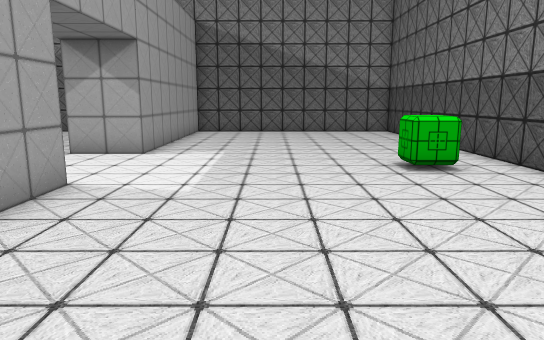
[1] (above)

12 first-person views from a walk through a Unity game level. The camera is 1.4 m above the floor, tilts 10° down and sees 70° across. Doors are open. The floor is counted in squares, 1 m on a side. Each view is taken from the middle of a square. On the plan, view 1 faces up. The plan holds only what a view shows up to about 16 squares ahead; the rest is blank. Some surface patterns are stand-ins.

[2]
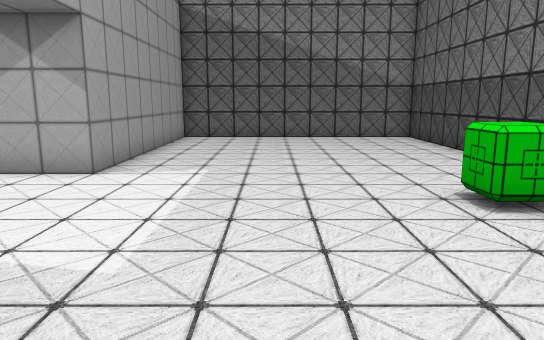

[3]
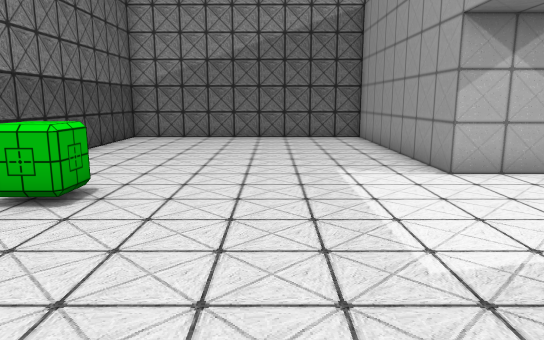

[4]
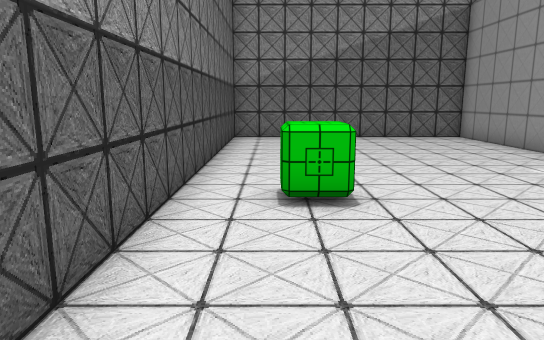

[5]
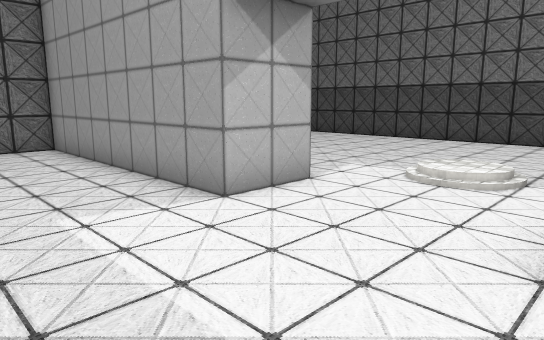

[6]
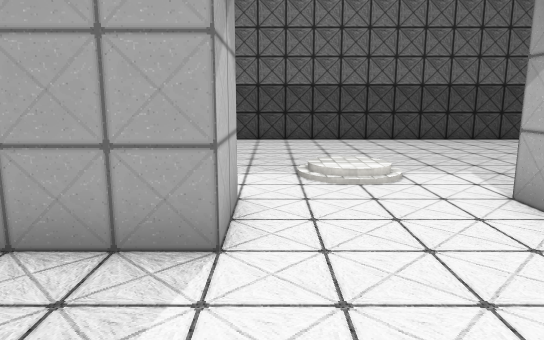

[7]
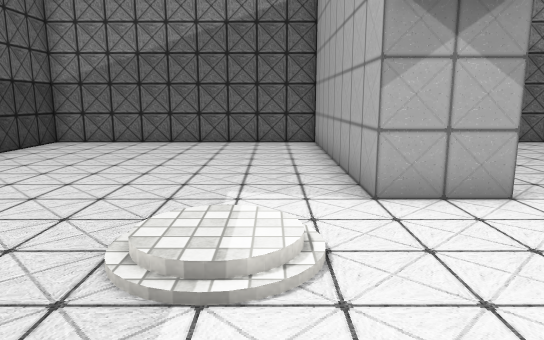

[8]
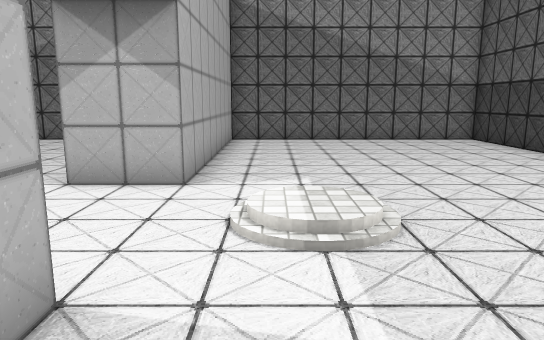

[9]
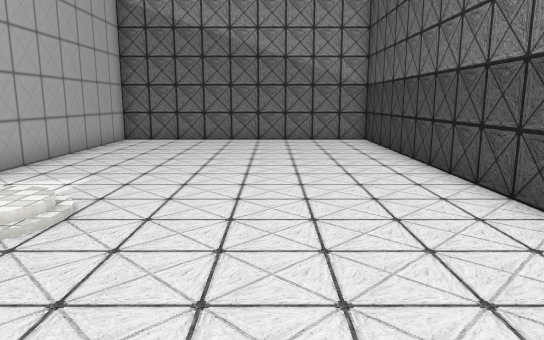

[10]
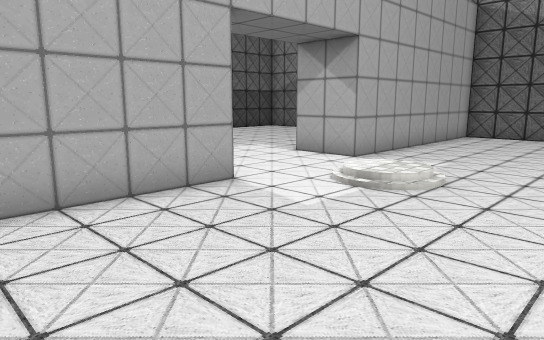

[11]
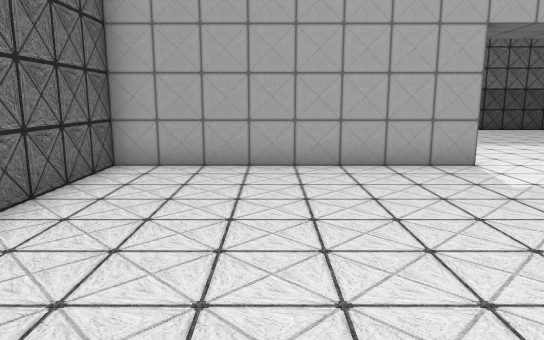

[12]
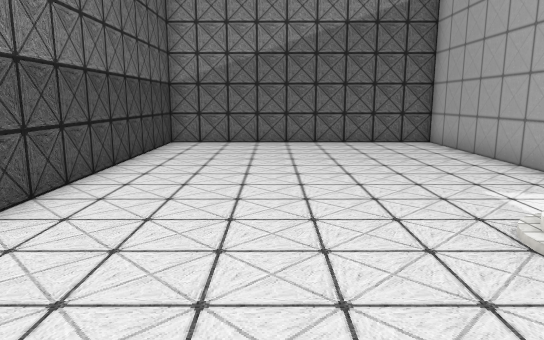

### Floor plan
Points are (right, up) in squares from view 1. A wall is a line through its corners. A room is listed if a view was taken in it or the views show most of it. See-through windows are left out.
Room 1 (views 1, 2, 3, 4, 5, 6)
walls: (-3.5, 6.5) (-3.5, -1.5) (5.5, -1.5) (5.5, 18.5) (-3.5, 18.5) (-3.5, 10.5)
ways out: open door at (-4.5, 8.5) to room 2
objects: other object (3, 8) to (4, 9)
Room 2 (views 7, 8, 9, 10, 11, 12)
walls: (-5.5, 10.5) (-5.5, 18.5) (-14.5, 18.5) (-14.5, -1.5) (-5.5, -1.5) (-5.5, 6.5)
ways out: open door at (-4.5, 8.5) to room 1

Positions as (right, up) in squares from view 1, and headings:
1: (0, 0), facing up
2: (0, 3), facing up
3: (0, 14), facing down
4: (4, 14), facing down
5: (0, 11), facing down-left
6: (0, 7), facing left
7: (-7, 5), facing up
8: (-7, 13), facing down
9: (-11, 13), facing down
10: (-11, 15), facing down-right
11: (-14, 15), facing right
12: (-11, 5), facing up
